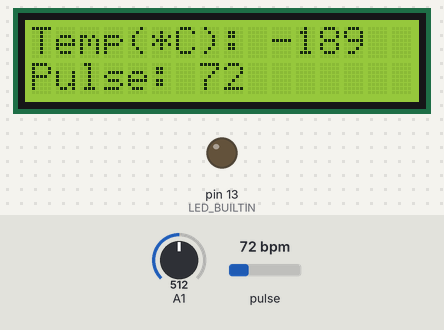
Simulated run of this sketch. Board: Arduino Uno, built with avr-gcc and run on an emulated ATmega328P. Shown: 16×2 character LCD, output pins drawn as LEDs (lit = HIGH). Dashed ring = blinking. Inputs (shaded band) come from the test bench; at power-on: pulse 72 bpm, A1 = 512. What the sketch prints to the serial monitor is not drawn.

Above: at 1.4 s.
1.5 s: pulse set to 42 bpm
At 2.39 s:
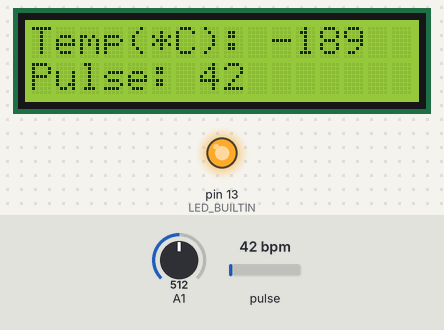
3.9 s: A1 set to 560
At 6.0 s:
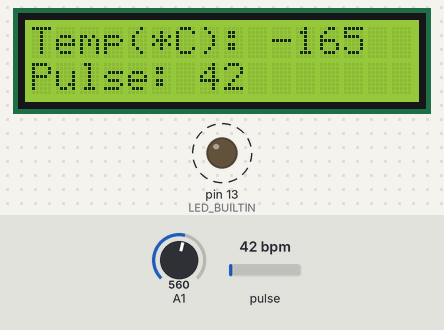
6.8 s: pulse set to 70 bpm
At 8.1 s:
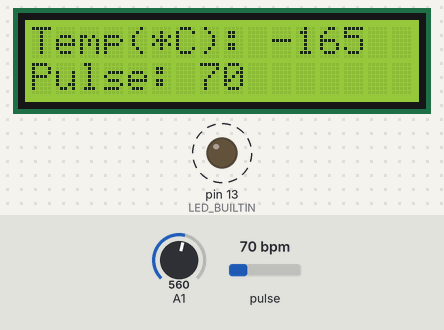
8.9 s: A1 set to 540
At 9.9 s:
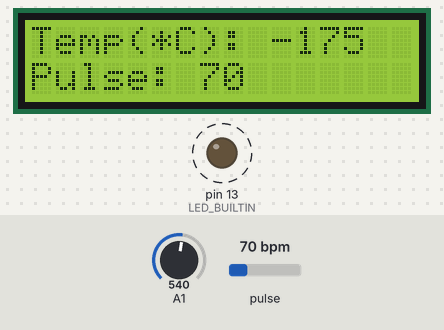
10.6 s: pulse set to 100 bpm
At 10.74 s:
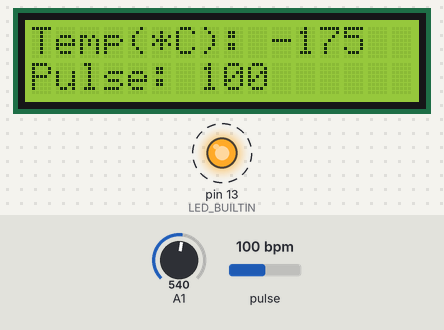
12.1 s: A1 set to 511
At 12.55 s:
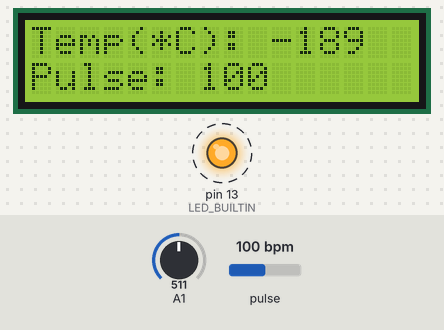
Timing chart, 0 to 14.9 s (numbered marks = the images above; inputs shaded):
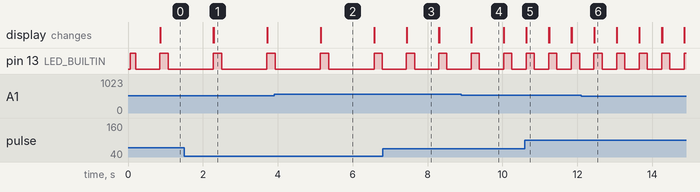

Measured:
- after the input at 1.5 s, the display: first differs from a run without the input after 0.79 s (image 1)
- after the input at 3.9 s, the display: first differs from a run without the input after 1.2 s (image 2)
- after the input at 6.8 s, the display: first differs from a run without the input after 0.64 s (image 3)
- after the input at 8.9 s, the display: first differs from a run without the input after 0.27 s (image 4)
- after the input at 10.6 s, pin 13 (LED_BUILTIN): alternates HIGH for 0.22 s and LOW for 0.38 s, starting at once; the display: first differs from a run without the input at once (image 5)
- after the input at 12.1 s, the display: first differs from a run without the input after 0.35 s (image 6)
- by itself, pin 13 (LED_BUILTIN): alternates HIGH for 0.22 s and LOW for 1.2 s

The sketch:

pig-stress-detection.ino
```cpp
#include <LiquidCrystal.h>

const int rs = 12, en = 11, d4 = 5, d5 = 4, d6 = 3, d7 = 2;
LiquidCrystal lcd(rs, en, d4, d5, d6, d7);

#define USE_ARDUINO_INTERRUPTS true    // Set-up low-level interrupts for most acurate BPM math.
#include <PulseSensorPlayground.h>     // Includes the PulseSensorPlayground Library.
#include <SoftwareSerial.h>

#define sensorMin 900
#define sensorMax 1023
//  Variables
const int PulseWire = 0;       // PulseSensor PURPLE WIRE connected to ANALOG PIN 0
const int LED = LED_BUILTIN;          // The on-board Arduino LED, close to PIN 13.
int Threshold = 550;           // Determine which Signal to "count as a beat" and which to ignore.
                               // Use the "Gettting Started Project" to fine-tune Threshold Value beyond default setting.
                               // Otherwise leave the default "550" value.

  SoftwareSerial B(8,9);
PulseSensorPlayground pulseSensor;  // Creates an instance of the PulseSensorPlayground object called "pulseSensor"

void setup() {

  Serial.begin(115200);          // For Serial Monitor
B.begin(9600);

  lcd.begin(16, 2);


  // Configure the PulseSensor object, by assigning our variables to it.
  pulseSensor.analogInput(PulseWire);
  pulseSensor.blinkOnPulse(LED);       //auto-magically blink Arduino's LED with heartbeat.
  pulseSensor.setThreshold(Threshold);

  // Double-check the "pulseSensor" object was created and "began" seeing a signal.
   if (pulseSensor.begin()) {
    Serial.println("We created a pulseSensor Object !");  //This prints one time at Arduino power-up,  or on Arduino reset.
  }

}


void loop() {
if (pulseSensor.sawStartOfBeat()) {    // Constantly test to see if "a beat happened".
lcd.clear();
delay(1);
int myBPM = pulseSensor.getBeatsPerMinute();  // Calls function on our pulseSensor object that returns BPM as an "int".
                                               // "myBPM" hold this BPM value now.
 Serial.println("♥  A HeartBeat Happened ! "); // If test is "true", print a message "a heartbeat happened".
 Serial.print("BPM: ");                        // Print phrase "BPM: "
 Serial.println(myBPM);// Print the value inside of myBPM.

  lcd.setCursor(0,0);
  lcd.print("Temp(*C): ");
  lcd.setCursor(0,1);
  lcd.print("Pulse: ");


   // read the input on analog pin 0:
  int sensorValue = analogRead(A1);
  // print out the value you read:
  int value = map(sensorValue, sensorMin, sensorMax, 0, 60);
  Serial.println(sensorValue);
  Serial.print(value); Serial.println("ºC");

  lcd.setCursor(7,1);
  lcd.print(myBPM);
    lcd.setCursor(10,0);
  lcd.print(value);

  B.print(myBPM);
  B.print(",");
  B.print(value);
  B.print(";");

}
  delay(20);                    // considered best practice in a simple sketch.
}
```
